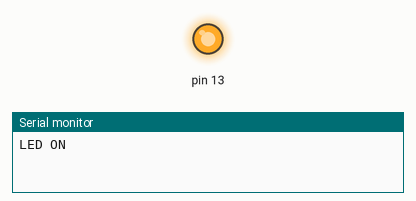
This sketch was run on a simulated Arduino Uno, built with avr-gcc and run on an emulated ATmega328P. Parts: output pins drawn as LEDs (lit = HIGH), the last lines printed to the serial monitor.

Above: at 1.5 s.
At 4.5 s:
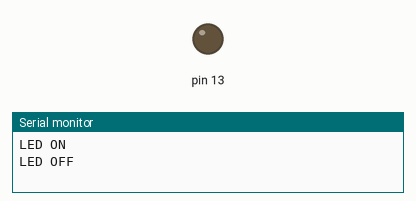
Timing chart, 0 to 7.8 s (numbered marks = the images above):
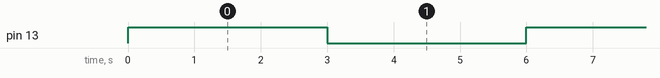

The sketch:

ingenious_lahdi1.ino
```cpp
// C++ code
//
void setup()
{
  pinMode(13, OUTPUT); //13번 핀이 출력
  Serial.begin(9600);
}

void loop()
{
  digitalWrite(13, HIGH); //13번 핀 출력 high
  Serial.println("LED ON");
  delay(3000); // Wait for 1000 millisecond(s)

  Serial.println("LED OFF");
  digitalWrite(13, LOW); //13번 핀 출력 low
  delay(3000); // Wait for 1000 millisecond(s)

}
```

Measured:
- by itself, pin 13: alternates HIGH for 3.0 s and LOW for 3.0 s
